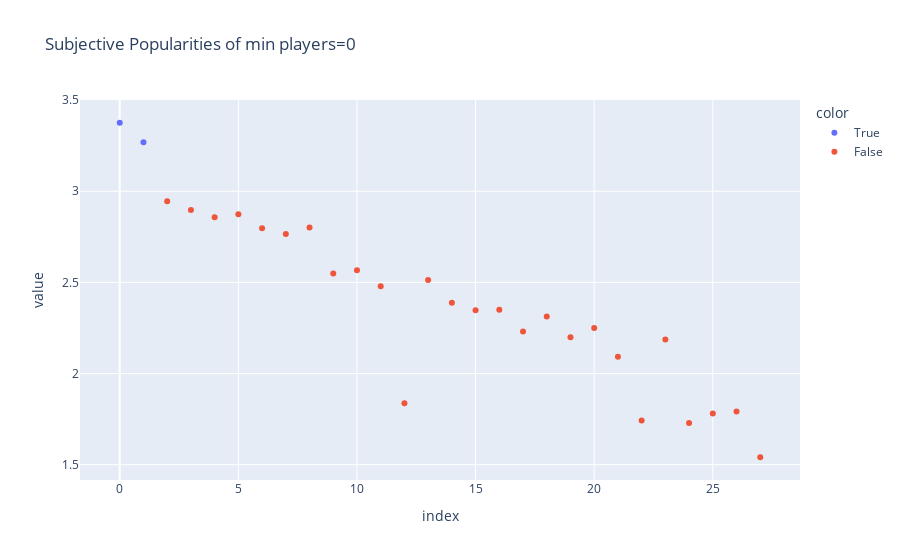

Source (notebook cell):
### Markdown cell above
## Min Players

### Code cell
# I plot the subjective popularity of the games with zero minimum players. I see that there are few rows and the popularity of these games seems low. So I decide to eliminate these rows except the popular ones.
px.scatter(boardgame[boardgame["Min Players"]==0]['subjective_popularity'].reset_index(drop=True),color=boardgame[boardgame["Min Players"]==0]['subjective_popularity']>3.25,title='Subjective Popularities of min players=0').show()

boardgame = boardgame[~((boardgame["Min Players"]==0) & (boardgame['subjective_popularity'] < 3.25))]

# I impute the zero values in the 'Min Players' feature with one, because every game must have at least one player.
boardgame.loc[boardgame["Min Players"]==0,"Min Players"] =1

### Figure 1 — Plotly figure (JSON) as saved in the notebook; plotly's stock layout.template omitted (floating-point values rounded to 4 significant figures)
{"data": [{"hovertemplate": "color=True<br>index=%{x}<br>value=%{y}<extra></extra>", "legendgroup": "True", "marker": {"color": "#636efa", "symbol": "circle"}, "mode": "markers", "name": "True", "orientation": "v", "showlegend": true, "type": "scatter", "x": [0, 1], "xaxis": "x", "y": [3.376, 3.269], "yaxis": "y"}, {"hovertemplate": "color=False<br>index=%{x}<br>value=%{y}<extra></extra>", "legendgroup": "False", "marker": {"color": "#EF553B", "symbol": "circle"}, "mode": "markers", "name": "False", "orientation": "v", "showlegend": true, "type": "scatter", "x": [2, 3, 4, 5, 6, 7, 8, 9, 10, 11, 12, 13, 14, 15, 16, 17, 18, 19, 20, 21, 22, 23, 24, 25, 26, 27], "xaxis": "x", "y": [2.945, 2.897, 2.858, 2.873, 2.797, 2.765, 2.801, 2.549, 2.567, 2.479, 1.837, 2.514, 2.388, 2.347, 2.349, 2.23, 2.313, 2.199, 2.25, 2.093, 1.742, 2.186, 1.729, 1.78, 1.792, 1.541], "yaxis": "y"}], "layout": {"legend": {"title": {"text": "color"}, "tracegroupgap": 0}, "title": {"text": "Subjective Popularities of min players=0"}, "xaxis": {"anchor": "y", "domain": [0, 1], "title": {"text": "index"}}, "yaxis": {"anchor": "x", "domain": [0, 1], "title": {"text": "value"}}}}
